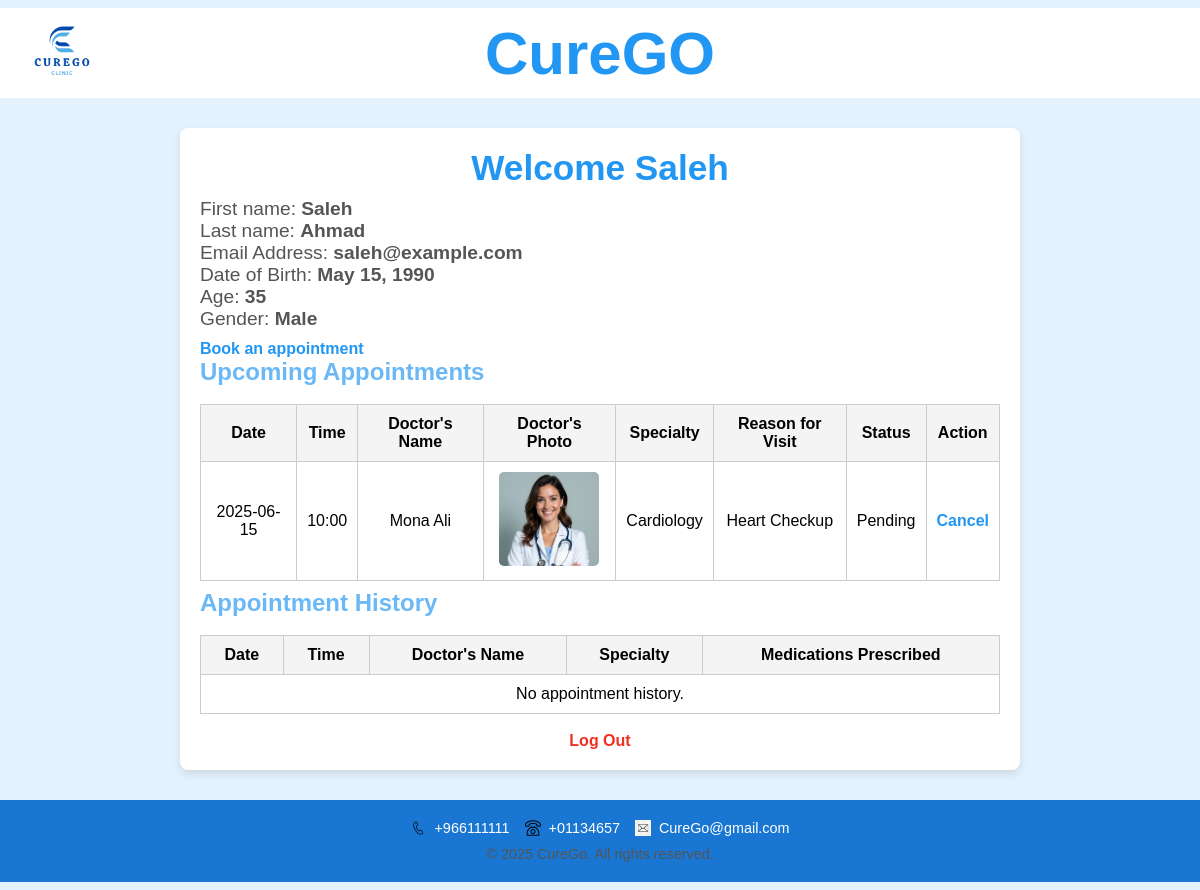
The page /patientHomepage.php (signed in) on the database its author committed.
### tables this page shows
CREATE TABLE `Patient` (
  `id` int NOT NULL,
  `firstName` varchar(100) NOT NULL,
  `lastName` varchar(100) NOT NULL,
  `gender` enum('Male','Female') NOT NULL,
  `DoB` date NOT NULL,
  `emailAddress` varchar(255) NOT NULL,
  `password` varchar(255) NOT NULL
);

CREATE TABLE `Appointment` (
  `id` int NOT NULL,
  `PatientID` int NOT NULL,
  `DoctorID` int NOT NULL,
  `date` date NOT NULL,
  `time` time NOT NULL,
  `reason` text NOT NULL,
  `status` enum('Pending','Confirmed','Done') DEFAULT 'Pending'
);

CREATE TABLE `Doctor` (
  `id` int NOT NULL,
  `firstName` varchar(100) NOT NULL,
  `lastName` varchar(100) NOT NULL,
  `uniqueFileName` varchar(255) NOT NULL,
  `SpecialityID` int NOT NULL,
  `emailAddress` varchar(255) NOT NULL,
  `password` varchar(255) NOT NULL
);

CREATE TABLE `Speciality` (
  `id` int NOT NULL,
  `speciality` varchar(100) NOT NULL
);

### patientHomepage.php (the view, shortened to what this page needs)
<?php
$servername = "localhost";
$username = "root";
$password = "root";
$dbname = "curego";
$conn = new mysqli($servername, $username, $password, $dbname);
$patient_id = $_SESSION['user_id'];
$sql = "SELECT * FROM Patient WHERE id = ?";
$stmt = $conn->prepare($sql);
$stmt->bind_param("i", $patient_id);
$stmt->execute();
$result = $stmt->get_result();
$patient = $result->fetch_assoc();
$age = date_diff(date_create($patient['DoB']), date_create('today'))->y;
$sql_appointments = "SELECT a.*, d.firstName AS doctor_firstName, d.lastName AS doctor_lastName,
                            d.uniqueFileName AS doctor_photo, s.speciality
                     FROM Appointment a
                     JOIN Doctor d ON a.DoctorID = d.id
                     JOIN Speciality s ON d.SpecialityID = s.id
                     WHERE a.PatientID = ? AND (a.status = 'Pending' OR a.status = 'Confirmed')
                     ORDER BY a.date, a.time";
$stmt_appointments = $conn->prepare($sql_appointments);
$stmt_appointments->bind_param("i", $patient_id);
$stmt_appointments->execute();
$appointments = $stmt_appointments->get_result();
$sql_history = "SELECT a.date, a.time, CONCAT(d.firstName, ' ', d.lastName) AS doctor_name,
                       s.speciality, GROUP_CONCAT(m.MedicationName SEPARATOR ', ') AS medications
                FROM Appointment a
                JOIN Doctor d ON a.DoctorID = d.id
                JOIN Speciality s ON d.SpecialityID = s.id
                LEFT JOIN Prescription p ON a.id = p.AppointmentID
                LEFT JOIN Medication m ON p.MedicationID = m.id
                WHERE a.PatientID = ? AND a.status = 'Done'
                GROUP BY a.id
                ORDER BY a.date DESC";
$stmt_history = $conn->prepare($sql_history);
$stmt_history->bind_param("i", $patient_id);
$stmt_history->execute();
$history = $stmt_history->get_result();
?>
<!DOCTYPE html>
<html lang="en">
<head>
    <link rel="stylesheet" href="style.css">
</head>
<body>
    <header>
        <div class="logo">
            <img src="logo.png" alt="CureGO Logo">
        </div>
        <h1>CureGO</h1>
    </header>
    <div class="container">
        <h2>Welcome <?php echo $patient['firstName']; ?></h2>
        <div class="patient-info">
            <p>First name: <b><?php echo $patient['firstName']; ?></b></p>
            <p>Last name: <b><?php echo $patient['lastName']; ?></b></p>
            <p>Email Address: <b><?php echo $patient['emailAddress']; ?></b></p>
            <p>Date of Birth: <b><?php echo date('F j, Y', strtotime($patient['DoB'])); ?></b></p>
            <p>Age: <b><?php echo $age; ?></b></p>
            <p>Gender: <b><?php echo $patient['gender']; ?></b></p>
        </div>
        <a href="appointmentBooking.php" class="book-btn">Book an appointment</a>
        <h3>Upcoming Appointments</h3>
        <table>
            <thead>
                <tr>
                    <th>Date</th>
                    <th>Time</th>
                    <th>Doctor's Name</th>
                    <th>Doctor's Photo</th>
                    <th>Specialty</th>
                    <th>Reason for Visit</th>
                    <th>Status</th>
                    <th>Action</th>
                </tr>
            </thead>
            <tbody>
                <?php if ($appointments->num_rows > 0) {
                    while($row = $appointments->fetch_assoc()) { ?>
                        <tr>
                            <td><?php echo $row['date']; ?></td>
                            <td><?php echo substr($row['time'], 0, 5); ?></td>
                            <td><?php echo $row['doctor_firstName'] . " " . $row['doctor_lastName']; ?></td>
                            <td class="doctorPhoto">
                                <img src="uploads/<?php echo $row['doctor_photo']; ?>" alt="Doctor's Photo">
                            </td>
                            <td><?php echo $row['speciality']; ?></td>
                            <td><?php echo $row['reason']; ?></td>
                            <td><?php echo $row['status']; ?></td>
                            <td>
                                <?php if ($row['status'] == 'Pending' || $row['status'] == 'Confirmed') { ?>
                                    <a href="cancelappointment.php?id=<?php echo $row['id']; ?>" onclick="return confirm('Are you sure you want to cancel this appointment?')">Cancel</a>
                                <?php } ?>
                            </td>
                        </tr>
                    <?php }
                } else {
                    echo "<tr><td colspan='8'>No upcoming appointments.</td></tr>";
                } ?>
            </tbody>
        </table>
        <h3>Appointment History</h3>
        <table>
            <thead>
                <tr>
                    <th>Date</th>
                    <th>Time</th>
                    <th>Doctor's Name</th>
                    <th>Specialty</th>
                    <th>Medications Prescribed</th>
                </tr>
            </thead>
            <tbody>
                <?php if ($history->num_rows > 0) {
                    while($row = $history->fetch_assoc()) { ?>
                        <tr>
                            <td><?php echo $row['date']; ?></td>
                            <td><?php echo substr($row['time'], 0, 5); ?></td>
                            <td><?php echo $row['doctor_name']; ?></td>
                            <td><?php echo $row['speciality']; ?></td>
                            <td><?php echo $row['medications'] ? $row['medications'] : 'None'; ?></td>
                        </tr>
                    <?php }
                } else {
                    echo "<tr><td colspan='5'>No appointment history.</td></tr>";
                } ?>
            </tbody>
        </table>
        <div class="signOut">
            <a href="signout.php">Log Out</a>
        </div>
    </div>
    <footer>
        <div class="footerContainer">
            <div class="contact">
                <div class="contactItems">
                    <div class="contactItem">
                        <img src="phone.png" alt="Phone Icon">
                        <span>+966111111</span>
                    </div>
                    <div class="contactItem">
                        <img src="telephone2.png" alt="Mobile Icon">
                        <span>+01134657</span>
                    </div>
                    <div class="contactItem">
                        <img src="Email.png" alt="Email Icon">
                        <span>CureGo@gmail.com</span>
                    </div>
                </div>
            </div>
            <p>&copy; 2025 CureGo. All rights reserved.</p>
        </div>
    </footer>
</body>
</html>

### style.css (style rules this page uses)
body * { margin: 0; padding: 0; }
html, body { font-family: Arial, sans-serif; background-color: #e3f2fd; display: flex; background-color: #e3f2fd; flex-direction: column; }
body { display: flex; flex-direction: column; justify-content: center; align-items: center; }
header { display: flex; align-items: center; position: relative; background-color: #ffff; color: white; width: 100%; padding: 10px 20px ; height: 70px; font-size: 24px; font-weight: bold; }
.container { flex: 1; display: flex; flex-direction: column; align-items: left; justify-content: center; padding: 20px; background-color: #ffffff; border-radius: 8px; box-shadow: 0 4px 8px rgba(0, 0, 0, 0.1); width: 800px; margin: 30px auto; }
.logo { flex: 0; margin-left: 20px; }
.logo img { width: 70px; height: auto; }
h1 { position: absolute; left: 50%; transform: translateX(-50%); font-size: 2.5em; font-weight: bold; color: #2196f3; }
h2 { font-size: 2.2em; color: #2196f3; margin-bottom: 10px; text-align: center; }
h3 { font-size: 1.5em; color: #2195f3aa; margin-bottom: 10px; text-align: left; }
p { font-size: 1.2em; color: #555; }
a { color: #2196f3; text-decoration: none; font-weight: bold; margin-top: 10px; }
table { width: 100%; border-collapse: collapse; margin-top: 20px; }
table, th, td { border: 1px solid #ccc; margin: 0.5em 0; }
th, td { padding: 10px; text-align: center; }
th { background-color: #f4f4f4; }
.doctorPhoto img { width: 100px; height: auto; border-radius: 5px; }
footer { background-color: #1976d2; color: white; width: 100%; padding: 10px 0; text-align: center; margin-top: auto; padding: 20px; }
.footerContainer { max-width: 1200px; margin: 0 auto; padding: 0 20px; }
footer p { margin: 0; font-size: 0.9em; }
.contact { margin-bottom: 10px; }
.contactItems { display: flex; justify-content: center; align-items: center; gap: 15px; flex-wrap: wrap; }
.contactItem { display: flex; align-items: center; gap: 8px; }
.contactItem img { width: 16px; height: 16px; }
.contactItem span { font-size: 0.9em; }
.signOut a { color: #f32f21; font-weight: bold; }
.signOut { display: flex; flex-direction: column; align-items: center; }

### rows shown on the page
patient: firstName "Saleh", lastName "Ahmad", emailAddress "saleh@example.com", DoB "May 15, 1990", DoB "35", gender "Male"
appointment: date "2025-06-15", time "10:00", DoctorID.firstName "Mona", DoctorID.lastName "Ali", DoctorID.uniqueFileName (picture), speciality.speciality "Cardiology", reason "Heart Checkup", status "Pending"
